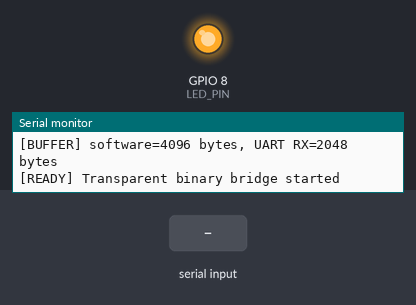
The program below on a simulated ESP32-C3. Parts: output pins drawn as LEDs (lit = HIGH), the last lines printed to the serial monitor. The inputs (shaded band) are chosen by the test bench.

Above: at 1.5 s.
1.6 s: "1" received over Serial
At 3.04 s:
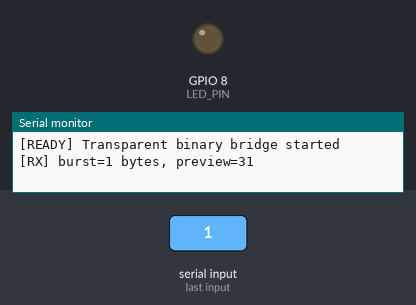
Timing chart, 0 to 10.6 s (numbered marks = the images above; inputs shaded):
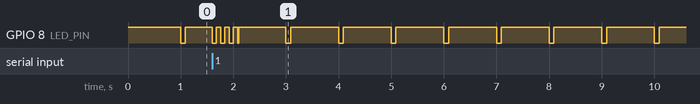

The program:

main.cpp
```cpp
/*
 * 文件名称：main.cpp
 * 功能说明：将STM32 UART5发出的230400波特率二进制数据透明转发给115200波特率语音模块
 * 软件版本：V1.0.0
 * 编写日期：2026-09-28 00:00（Asia/Shanghai）
 * 修改人员：Bee / Codex
 * 硬件平台：ESP32-C3 Super Mini，4MB Flash，无PSRAM
 * 开发框架：Arduino-ESP32 2.0.17 / PlatformIO espressif32 7.1.3
 */

#include <Arduino.h>

namespace {

// 引脚沿用已验证的ESP32-C3 MQTT桥接工程：GPIO20作为输入，GPIO21作为输出。
constexpr uint8_t LED_PIN = 8;                 // GPIO8，板载蓝色LED，低电平点亮。
constexpr int8_t STM32_RX_PIN = 20;            // GPIO20，接STM32 UART5_TX，只接收数据。
constexpr int8_t VOICE_TX_PIN = 21;            // GPIO21，接语音模块RX，只发送数据。
constexpr int8_t UART_UNUSED_PIN = -1;         // 未使用方向不分配引脚，避免产生悬空输出。

constexpr uint32_t STM32_INPUT_BAUD = 230400;  // STM32 UART5 TX输入波特率，8-N-1。
constexpr uint32_t VOICE_OUTPUT_BAUD = 115200; // 语音模块输出波特率，8-N-1。
constexpr uint32_t USB_LOG_BAUD = 115200;      // USB CDC日志标称波特率，仅供监视器配置。

constexpr size_t BRIDGE_QUEUE_SIZE = 4096;     // 速率转换缓冲区；持续高速输入仍受输出带宽限制。
constexpr size_t INPUT_RX_BUFFER_SIZE = 2048;  // UART0硬件驱动接收缓冲区，覆盖短时指令突发。
constexpr uint32_t ACTIVE_HOLD_MS = 500;       // 最后一个输入字节后500ms内视为正在接收。
constexpr uint32_t FAST_BLINK_MS = 80;         // 接收期间每80ms翻转一次LED。
constexpr uint32_t IDLE_PERIOD_MS = 1000;      // 空闲时每秒闪一次。
constexpr uint32_t IDLE_PULSE_MS = 90;         // 空闲心跳单次点亮90ms。
constexpr uint32_t BURST_END_MS = 30;          // 连续30ms无新字节后结束一次调试统计。
constexpr uint32_t STATUS_PERIOD_MS = 5000;    // 每5秒输出一次累计桥接状态。
constexpr size_t BURST_PREVIEW_SIZE = 64;      // 每次数据突发最多预览64字节十六进制。

// ESP32-C3的USB CDC用于日志，因此两个硬件UART可分别使用不同波特率。
HardwareSerial stm32InputUart(0);              // UART0仅RX：230400，GPIO20。
HardwareSerial voiceOutputUart(1);             // UART1仅TX：115200，GPIO21。

uint8_t bridgeQueue[BRIDGE_QUEUE_SIZE] = {};   // 软件环形缓冲区，保存待转发的原始字节。
size_t queueHead = 0;                          // 下一个写入位置。
size_t queueTail = 0;                          // 下一个发送位置。

uint64_t totalReceivedBytes = 0;               // STM32侧累计收到的字节数。
uint64_t totalForwardedBytes = 0;              // 语音模块侧累计发出的字节数。
uint64_t totalDroppedBytes = 0;                // 缓冲区满时丢弃的字节数。
uint32_t lastRxByteMs = 0;                     // 最近一次收到字节的时间。
uint32_t lastLedToggleMs = 0;                  // 接收快闪的最近翻转时间。
uint32_t lastStatusMs = 0;                     // 最近一次状态日志时间。
bool ledOn = false;                            // 当前LED逻辑状态。

uint8_t burstPreview[BURST_PREVIEW_SIZE] = {}; // 当前突发数据的前64字节，只用于调试打印。
size_t burstPreviewLength = 0;                 // 当前已保存的预览长度。
uint32_t burstBytes = 0;                       // 当前突发数据的总字节数。
bool burstPending = false;                     // 是否存在尚未输出摘要的数据突发。

void setLed(bool on) {
  ledOn = on;                                  // 保存逻辑状态，供快闪翻转使用。
  digitalWrite(LED_PIN, on ? LOW : HIGH);      // 板载LED低电平点亮。
}

size_t queueUsed() {
  return (queueHead + BRIDGE_QUEUE_SIZE - queueTail) % BRIDGE_QUEUE_SIZE; // 计算已占用字节数。
}

size_t queueFree() {
  return BRIDGE_QUEUE_SIZE - 1U - queueUsed(); // 环形队列保留一个空位区分空与满。
}

bool queuePush(uint8_t value) {
  const size_t nextHead = (queueHead + 1U) % BRIDGE_QUEUE_SIZE; // 计算写入后的新位置。
  if (nextHead == queueTail) return false;      // 队列已满时拒绝写入，不覆盖旧指令。
  bridgeQueue[queueHead] = value;               // 原样保存输入字节，不解析、不修改协议。
  queueHead = nextHead;                         // 提交本次写入。
  return true;                                  // 返回入队成功。
}

void recordBurstByte(uint8_t value) {
  if (burstPreviewLength < BURST_PREVIEW_SIZE) { // 只保留有限预览，避免日志占用过多内存。
    burstPreview[burstPreviewLength++] = value;  // 保存真实接收的十六进制字节。
  }
  ++burstBytes;                                  // 累计本次突发总长度。
  burstPending = true;                           // 标记后续需要输出摘要。
}

void receiveFromStm32(uint32_t now) {
  while (stm32InputUart.available() > 0) {       // 一次循环尽量取空UART硬件缓冲区。
    const int incoming = stm32InputUart.read();  // 从GPIO20读取一个原始字节。
    if (incoming < 0) break;                     // 驱动没有返回有效字节时退出。
    const uint8_t value = static_cast<uint8_t>(incoming); // 保留0x00至0xFF全部二进制值。
    ++totalReceivedBytes;                        // 更新输入统计。
    lastRxByteMs = now;                          // 触发接收快闪状态。
    recordBurstByte(value);                      // 保存有限十六进制预览用于联调。
    if (!queuePush(value)) ++totalDroppedBytes;  // 缓冲耗尽时如实记录丢包数量。
  }
}

void forwardToVoiceModule() {
  while (queueTail != queueHead) {               // 队列非空时持续尝试向语音模块发送。
    const int writable = voiceOutputUart.availableForWrite(); // 查询UART1当前可接收的发送空间。
    if (writable <= 0) return;                   // TX缓冲暂满时立即让出CPU，下一轮继续。

    const size_t contiguous = queueHead > queueTail
                                ? queueHead - queueTail
                                : BRIDGE_QUEUE_SIZE - queueTail; // 计算当前连续数据长度。
    const size_t sendLength = min(contiguous, static_cast<size_t>(writable)); // 限制本次写入量。
    const size_t written = voiceOutputUart.write(&bridgeQueue[queueTail], sendLength); // 原样写入GPIO21。
    if (written == 0U) return;                   // 驱动未接受数据时不忙等。
    queueTail = (queueTail + written) % BRIDGE_QUEUE_SIZE; // 释放已发送的队列空间。
    totalForwardedBytes += written;              // 更新输出统计。
  }
}

void updateWorkLed(uint32_t now) {
  const bool receiving = totalReceivedBytes > 0U && now - lastRxByteMs <= ACTIVE_HOLD_MS; // 判断接收活跃窗口。
  if (receiving) {                               // 接收期间执行快速闪烁。
    if (now - lastLedToggleMs >= FAST_BLINK_MS) {
      lastLedToggleMs = now;                     // 保存本次快闪时间。
      setLed(!ledOn);                            // 翻转板载LED。
    }
    return;                                      // 快闪优先，不再执行空闲心跳。
  }
  setLed((now % IDLE_PERIOD_MS) < IDLE_PULSE_MS); // 空闲状态每秒短亮一次。
}

void printBurstIfComplete(uint32_t now) {
  if (!burstPending || now - lastRxByteMs < BURST_END_MS) return; // 等待突发数据结束。
  Serial.printf("[RX] burst=%lu bytes, preview=", static_cast<unsigned long>(burstBytes)); // 打印突发长度。
  for (size_t index = 0; index < burstPreviewLength; ++index) {
    Serial.printf("%02X%s", burstPreview[index], index + 1U == burstPreviewLength ? "" : " "); // 十六进制输出。
  }
  if (burstBytes > burstPreviewLength) Serial.print(" ..."); // 超过64字节时明确提示截断。
  Serial.println();                                // 完成本次摘要换行。
  burstPreviewLength = 0;                          // 清空预览长度，准备下一次突发。
  burstBytes = 0;                                  // 清空突发计数。
  burstPending = false;                            // 清除待输出标志。
}

void printPeriodicStatus(uint32_t now) {
  if (now - lastStatusMs < STATUS_PERIOD_MS) return; // 未到周期时不输出日志。
  lastStatusMs = now;                              // 保存本次日志时间。
  Serial.printf("[STATUS] rx=%llu, tx=%llu, dropped=%llu, queued=%u, free=%u\n",
                totalReceivedBytes, totalForwardedBytes, totalDroppedBytes,
                static_cast<unsigned int>(queueUsed()), static_cast<unsigned int>(queueFree())); // 输出完整状态。
}

} // namespace

/*
 * 主入口版本：V1.0.0
 * 修改时间：2026-09-28 00:00（Asia/Shanghai）
 * 修改人员：Bee / Codex
 * 本版摘要：完成230400输入、115200输出、透明二进制缓存转发与双速LED提示。
 */
void setup() {
  pinMode(LED_PIN, OUTPUT);                        // 配置板载LED为推挽输出。
  setLed(false);                                  // 上电默认熄灭，避免误表示正在接收。

  Serial.begin(USB_LOG_BAUD);                     // 启动原生USB CDC调试日志。
  delay(350);                                     // 给Windows USB串口重新枚举留出时间。

  stm32InputUart.setRxBufferSize(INPUT_RX_BUFFER_SIZE); // 在begin前扩大UART0接收缓冲。
  stm32InputUart.begin(STM32_INPUT_BAUD, SERIAL_8N1, STM32_RX_PIN, UART_UNUSED_PIN); // 启动230400 RX。
  voiceOutputUart.begin(VOICE_OUTPUT_BAUD, SERIAL_8N1, UART_UNUSED_PIN, VOICE_TX_PIN); // 启动115200 TX。

  Serial.println();                               // 与ROM启动日志分隔。
  Serial.println("Bee ESP32-C3 UART5 -> Voice Bridge V1.0.0"); // 输出固件身份。
  Serial.printf("[INPUT] UART0 RX GPIO%d, %lu-8-N-1, source=STM32 UART5_TX\n",
                STM32_RX_PIN, static_cast<unsigned long>(STM32_INPUT_BAUD)); // 输出输入配置。
  Serial.printf("[OUTPUT] UART1 TX GPIO%d, %lu-8-N-1, target=voice module RX\n",
                VOICE_TX_PIN, static_cast<unsigned long>(VOICE_OUTPUT_BAUD)); // 输出输出配置。
  Serial.printf("[LED] GPIO%d active-low; receiving=fast blink, idle=1Hz pulse\n", LED_PIN); // 输出LED规则。
  Serial.printf("[BUFFER] software=%u bytes, UART RX=%u bytes\n",
                static_cast<unsigned int>(BRIDGE_QUEUE_SIZE),
                static_cast<unsigned int>(INPUT_RX_BUFFER_SIZE)); // 输出缓冲区参数。
  Serial.println("[READY] Transparent binary bridge started"); // 标记初始化完成。
}

void loop() {
  const uint32_t now = millis();                  // 获取当前毫秒计数，统一驱动状态机。
  receiveFromStm32(now);                          // 优先接收STM32数据，降低输入溢出概率。
  forwardToVoiceModule();                         // 将缓存数据按115200速率发送给语音模块。
  updateWorkLed(now);                             // 更新接收快闪或空闲秒闪。
  printBurstIfComplete(now);                      // 突发结束后输出十六进制摘要。
  printPeriodicStatus(now);                       // 周期输出累计收发与丢包状态。
  delay(1);                                       // 让出CPU，避免空闲忙等。
}
```
